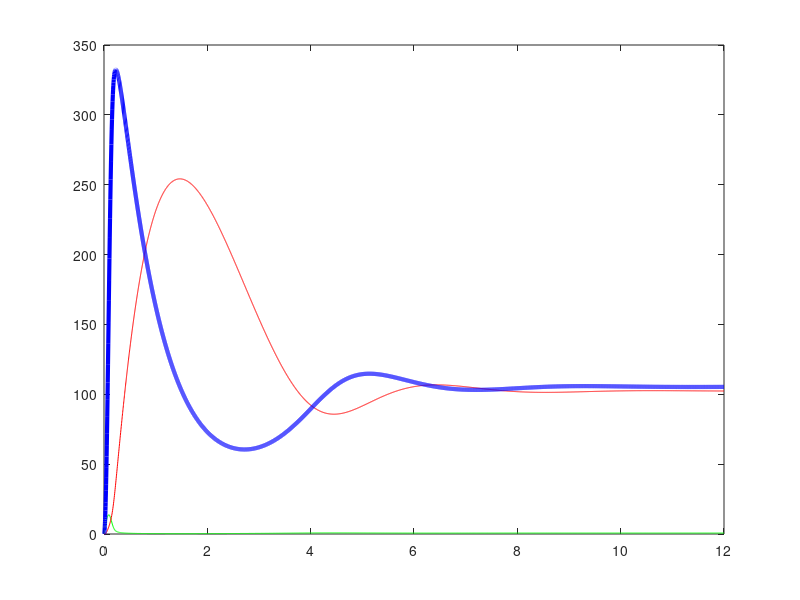

The MATLAB source for this figure: (Note: this script raises an error after producing the figure.)
function AntitheticsRNA
clear; clc; clf;
% This is a model of the antithetic controller under translational control
% via sRNAs.
%% Initialising Global Parameters 
global U;        % Inducer concentration in nM
global k_1;      % Maximal rate of of Z1 (mRNA) transcription 
global K_U;      % A binding constant for U mediated induction of Z1 (mRNA) transcription
global gamma_m;  % Degradation rate of mRNA (Z1)
global gamma_s   % Degradation rate of sRNA (Z2)
global theta;    % Annihilation rate of Z1 (mRNA) and Z2 (sRNA)
global k_3;      % Maximal rate of Z2 (sRNA) transcription
global K_X;      % A binding constant for X mediatted induction of Z2 (sRNA) transcription
global k_2;      % Translation rate of X protein
global delta;    % Deradation/dilution rate of X (protein)
global delta_c;  % Degradation rate of C (mRNA-sRNA complex)
global tau_1;    % Basal transcription rate of Z1 (X mRNA)
global tau_2;    % Basal transcription rate of Z2 (sRNA)
global tau_3;    % Leaky transaltion rate from C (mRNA-sRNA complex)
global setpoint; % Setpoint of steady state value of X

%% Parameter Values
% Parameter values in NM, s^-1, or NMs^-1.Multiplied by 60^2 to put in
% hours.
U        = 250000; 
k_1      = 0.1*60*60;
k_2      = 0.06*60*60;
k_3      = 1.5*60*60;
theta    = 0.05 * 60;        % Same value as Khammash paper, not sure where to find mRNA sRNA binding rates
gamma_m  = 0.0041*60*60*0;   % Set to zero to give integral control. Value taken from Kelly et al NAR
gamma_s  = 0.0008*60*60*0;   % Set to zero to give integral control. Value taken from Kelly et al NAR
K_U      = 178000;           %
K_X      = 2600;             %
delta    = 0.00039*60*60;    % Value taken from Kelly et al NAR
delta_c  = 0.0041*60*60;     % Value taken from Kelly et al NAR
tau_1    = 0*60*60;          % Set to 0 for simplicity 
tau_2    = 0*60*60;          % Set to 0 for simplicity
tau_3    = 0*60*60;          % Set to 0 for simplicity
setpoint = (k_1 * K_X * U) / ((k_3 * K_U) + (k_3 * U) - (k_1 * U)); % Setpoint for when gammas are 0 as otherwise depends on Z1 and Z2 too

%% State is [Z_1 Z_2 X C]
s0       = [0 0 0 0]; % Initial values of the states in the ODE model 
%% Generate the simulation 
Tend     = 12;        % End time value -- This is currently random 
ODEFUN   = @antitheticsrnaddt;
[t, S] = ode45(ODEFUN, [0,Tend], s0);

%% Generate Plot Figure
figure(1);
set(gca, 'fontsize', 12);
plot(t, S(:,1), 'g', t, S(:,2), 'r', t, S(:,3), 'b', 'LineWidth', 3)
yline(setpoint, 'k--', 'LineWidth', 3);
legend('Z1 (x mRNA)','Z2 (sRNA)', 'X', 'setpoint', 'Location', 'northeast')
xlabel('Time (Hours)');
ylabel('Concentration (nM)');
title('sRNA Implementation of Antithetic Integral Feedback Circuit');


end

%% Dynamics 
function dS = antitheticsrnaddt(t, S);

global U;        % Inducer concentration in nM
global k_1;      % Maximal rate of of Z1 (mRNA) transcription 
global K_U;      % A binding constant for U mediated induction of Z1 (mRNA) transcription
global gamma_m;  % Degradation rate of mRNA (Z1)
global gamma_s   % Degradation rate of sRNA (Z2)
global theta;    % Annihilation rate of Z1 (mRNA) and Z2 (sRNA)
global k_3;      % Maximal rate of Z2 (sRNA) transcription
global K_X;      % A binding constant for X mediatted induction of Z2 (sRNA) transcription
global k_2;      % Translation rate of X protein
global delta;    % Deradation/dilution rate of X (protein)
global delta_c;  % Degradation rate of C (mRNA-sRNA complex)
global tau_1;    % Basal transcription rate of Z1 (X mRNA)
global tau_2;    % Basal transcription rate of Z2 (sRNA)
global tau_3;    % Leaky transaltion rate from C (mRNA-sRNA complex)

Z_1 = S(1);
Z_2 = S(2);
X = S(3);
C = S(4);


dZ_1dt = tau_1 + ((k_1 * U)/(K_U + U)) - (gamma_m * Z_1) - (theta * Z_1 * Z_2);
dZ_2dt = tau_2 + ((k_3 * X)/(K_X + X)) - (gamma_s * Z_2) - (theta * Z_1 * Z_2);
dXdt   = (tau_3 * C) + (k_2 * Z_1) - (delta * X);
dCdt   = (theta * Z_1 * Z_2) - (delta_c * C);

dS = [dZ_1dt; dZ_2dt; dXdt; dCdt];

end 